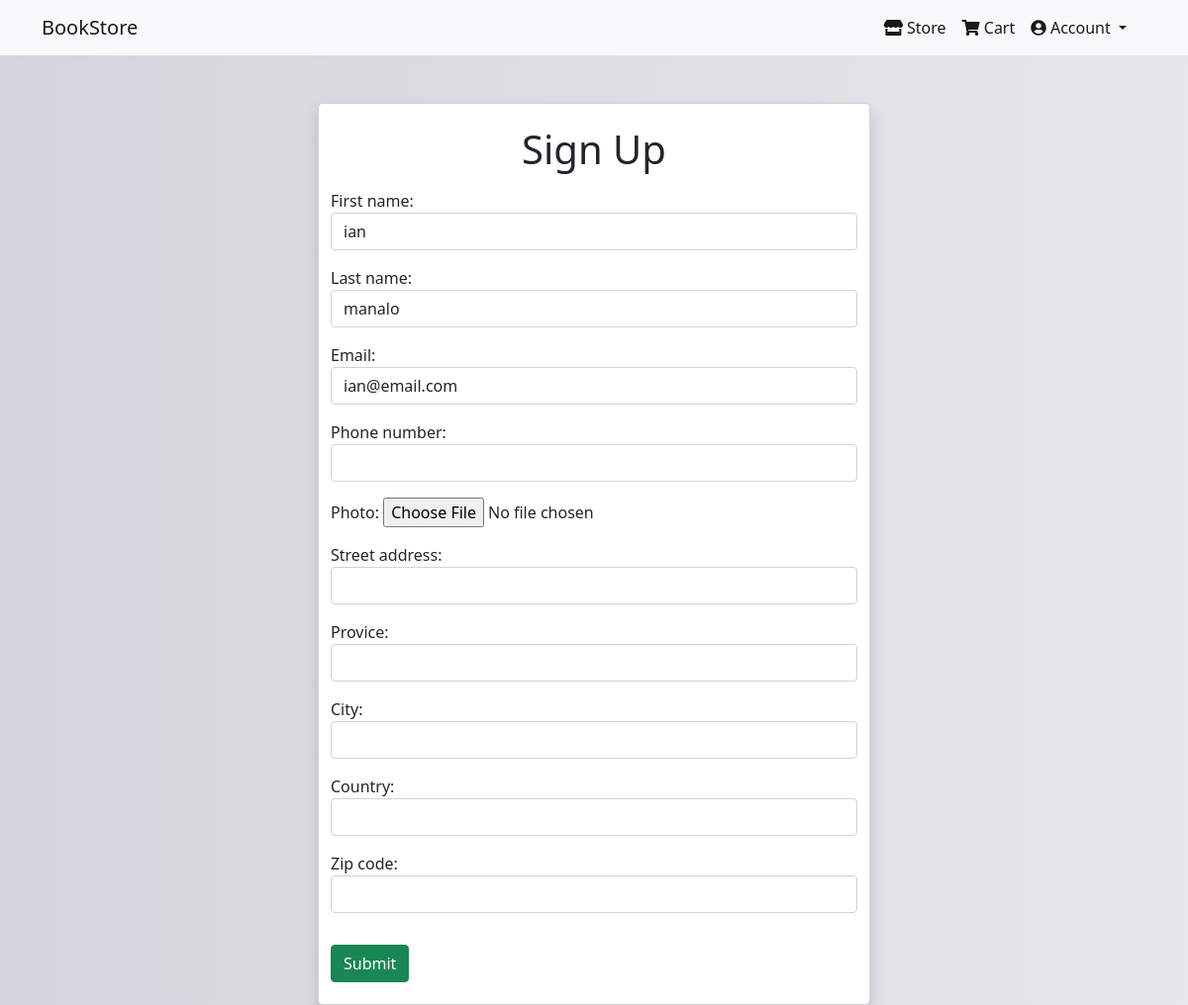
The app's page /account/profile/ian/update (signed in), older data.
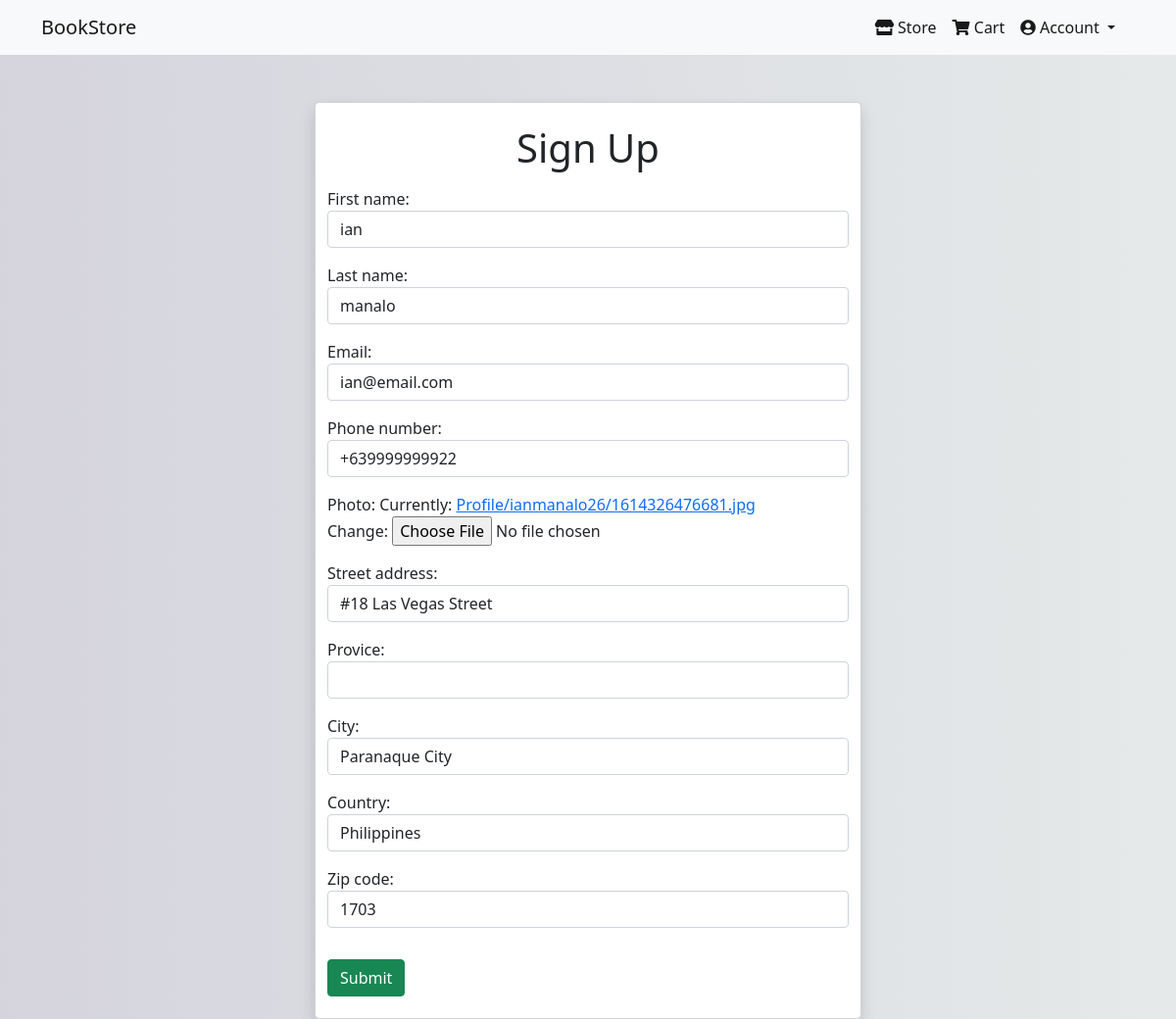
The same page, newer data.
### account/models.py (models this page shows, shortened)
class Profile(models.Model):
    user = models.OneToOneField(settings.AUTH_USER_MODEL,
                            on_delete=models.CASCADE)
    since = models.DateTimeField(auto_now_add=True)
    phone_number = PhoneNumberField()
    street_address = models.CharField(max_length=300)
    province = models.CharField(max_length=300)
    city = models.CharField(max_length=50)
    country = models.CharField(max_length=50)
    zip_code = models.CharField(max_length=10)
    photo = models.ImageField(upload_to=get_upload_path )
    slug = models.SlugField()

### account/views.py (the view)
# urls.py: path('profile/<slug:slug>/update', ProfileUpdateView.as_view(), name="update"),
class ProfileUpdateView(LoginRequiredMixin, UserPassesTestMixin, UpdateView):
    model = Profile
    template_name = "account/profileupdate.html"
    form_class = ProfileForm
    success_url = '/'
    def test_func(self):
        post = self.get_object()
        if self.request.user == post.user:
            return True
        return False

### account/templates/account/profileupdate.html (shortened to what this page needs)
{% extends 'account/base.html' %}
{% block content%}
<div class="container">
    <div class="form-control w-50 mx-auto shadow">
        <form method="POST">
            <h1 class='my-3 text-center'>Sign Up</h1>
            {{ form.as_p}}
            <button type="submit" class="btn btn-success my-3">Submit</button>
        </form>
    </div>
</div>
{% endblock %}

Row changes from the older to the newer data that the page shows:
now on this page (row edited): Profile: phone_number "+639999999922", street_address "#18 Las Vegas Street", city "Paranaque City", country "Philippines", zip_code "1703"
changed Profile: phone_number empty → "+639999999922" (drawn)
Text that changed along with them:
text no longer shown: "First name: Last name: Email: Phone number: Photo: Street address: Provice: City: Country: Zip code:"
text now shown: "First name: Last name: Email: Phone number: Photo: Currently: Profile/ianmanalo26/1614326476681.jpg Change: Street address: Provice: City: Country: Zip code:"
